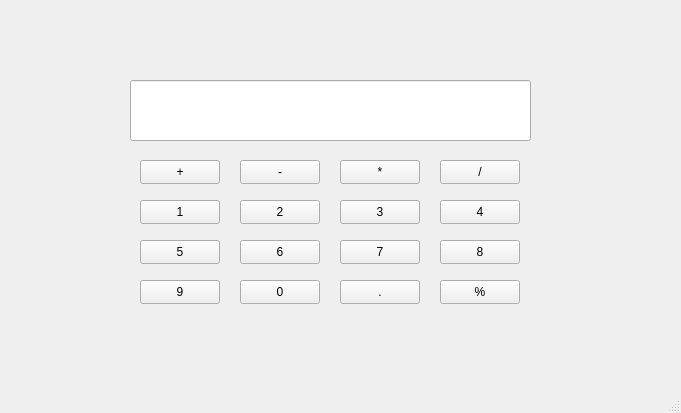
<?xml version="1.0" encoding="UTF-8"?>
<ui version="4.0">
 <class>calc</class>
 <widget class="QMainWindow" name="calc">
  <property name="geometry">
   <rect>
    <x>0</x>
    <y>0</y>
    <width>681</width>
    <height>413</height>
   </rect>
  </property>
  <property name="windowTitle">
   <string>calc</string>
  </property>
  <widget class="QWidget" name="centralwidget">
   <widget class="QPushButton" name="add">
    <property name="geometry">
     <rect>
      <x>140</x>
      <y>160</y>
      <width>80</width>
      <height>24</height>
     </rect>
    </property>
    <property name="text">
     <string>+</string>
    </property>
   </widget>
   <widget class="QPushButton" name="sub">
    <property name="geometry">
     <rect>
      <x>240</x>
      <y>160</y>
      <width>80</width>
      <height>24</height>
     </rect>
    </property>
    <property name="text">
     <string>-</string>
    </property>
   </widget>
   <widget class="QPushButton" name="mul">
    <property name="geometry">
     <rect>
      <x>340</x>
      <y>160</y>
      <width>80</width>
      <height>24</height>
     </rect>
    </property>
    <property name="text">
     <string>*</string>
    </property>
   </widget>
   <widget class="QPushButton" name="div">
    <property name="geometry">
     <rect>
      <x>440</x>
      <y>160</y>
      <width>80</width>
      <height>24</height>
     </rect>
    </property>
    <property name="text">
     <string>/</string>
    </property>
   </widget>
   <widget class="QLineEdit" name="resultcontent">
    <property name="geometry">
     <rect>
      <x>130</x>
      <y>80</y>
      <width>401</width>
      <height>61</height>
     </rect>
    </property>
    <property name="font">
     <font>
      <pointsize>10</pointsize>
      <bold>true</bold>
     </font>
    </property>
    <property name="readOnly">
     <bool>true</bool>
    </property>
   </widget>
   <widget class="QPushButton" name="one">
    <property name="geometry">
     <rect>
      <x>140</x>
      <y>200</y>
      <width>80</width>
      <height>24</height>
     </rect>
    </property>
    <property name="text">
     <string>1</string>
    </property>
   </widget>
   <widget class="QPushButton" name="two">
    <property name="geometry">
     <rect>
      <x>240</x>
      <y>200</y>
      <width>80</width>
      <height>24</height>
     </rect>
    </property>
    <property name="text">
     <string>2</string>
    </property>
   </widget>
   <widget class="QPushButton" name="three">
    <property name="geometry">
     <rect>
      <x>340</x>
      <y>200</y>
      <width>80</width>
      <height>24</height>
     </rect>
    </property>
    <property name="text">
     <string>3</string>
    </property>
   </widget>
   <widget class="QPushButton" name="four">
    <property name="geometry">
     <rect>
      <x>440</x>
      <y>200</y>
      <width>80</width>
      <height>24</height>
     </rect>
    </property>
    <property name="text">
     <string>4</string>
    </property>
   </widget>
   <widget class="QPushButton" name="five">
    <property name="geometry">
     <rect>
      <x>140</x>
      <y>240</y>
      <width>80</width>
      <height>24</height>
     </rect>
    </property>
    <property name="text">
     <string>5</string>
    </property>
   </widget>
   <widget class="QPushButton" name="six">
    <property name="geometry">
     <rect>
      <x>240</x>
      <y>240</y>
      <width>80</width>
      <height>24</height>
     </rect>
    </property>
    <property name="text">
     <string>6</string>
    </property>
   </widget>
   <widget class="QPushButton" name="seven">
    <property name="geometry">
     <rect>
      <x>340</x>
      <y>240</y>
      <width>80</width>
      <height>24</height>
     </rect>
    </property>
    <property name="text">
     <string>7</string>
    </property>
   </widget>
   <widget class="QPushButton" name="eight">
    <property name="geometry">
     <rect>
      <x>440</x>
      <y>240</y>
      <width>80</width>
      <height>24</height>
     </rect>
    </property>
    <property name="text">
     <string>8</string>
    </property>
   </widget>
   <widget class="QPushButton" name="nine">
    <property name="geometry">
     <rect>
      <x>140</x>
      <y>280</y>
      <width>80</width>
      <height>24</height>
     </rect>
    </property>
    <property name="text">
     <string>9</string>
    </property>
   </widget>
   <widget class="QPushButton" name="zero">
    <property name="geometry">
     <rect>
      <x>240</x>
      <y>280</y>
      <width>80</width>
      <height>24</height>
     </rect>
    </property>
    <property name="text">
     <string>0</string>
    </property>
   </widget>
   <widget class="QPushButton" name="point">
    <property name="geometry">
     <rect>
      <x>340</x>
      <y>280</y>
      <width>80</width>
      <height>24</height>
     </rect>
    </property>
    <property name="text">
     <string>.</string>
    </property>
   </widget>
   <widget class="QPushButton" name="percent">
    <property name="geometry">
     <rect>
      <x>440</x>
      <y>280</y>
      <width>80</width>
      <height>24</height>
     </rect>
    </property>
    <property name="text">
     <string>%</string>
    </property>
   </widget>
  </widget>
  <widget class="QStatusBar" name="statusbar"/>
  <action name="actionhi">
   <property name="text">
    <string>hi</string>
   </property>
  </action>
  <action name="actionheh">
   <property name="text">
    <string>heh</string>
   </property>
  </action>
 </widget>
 <resources/>
 <connections/>
</ui>
